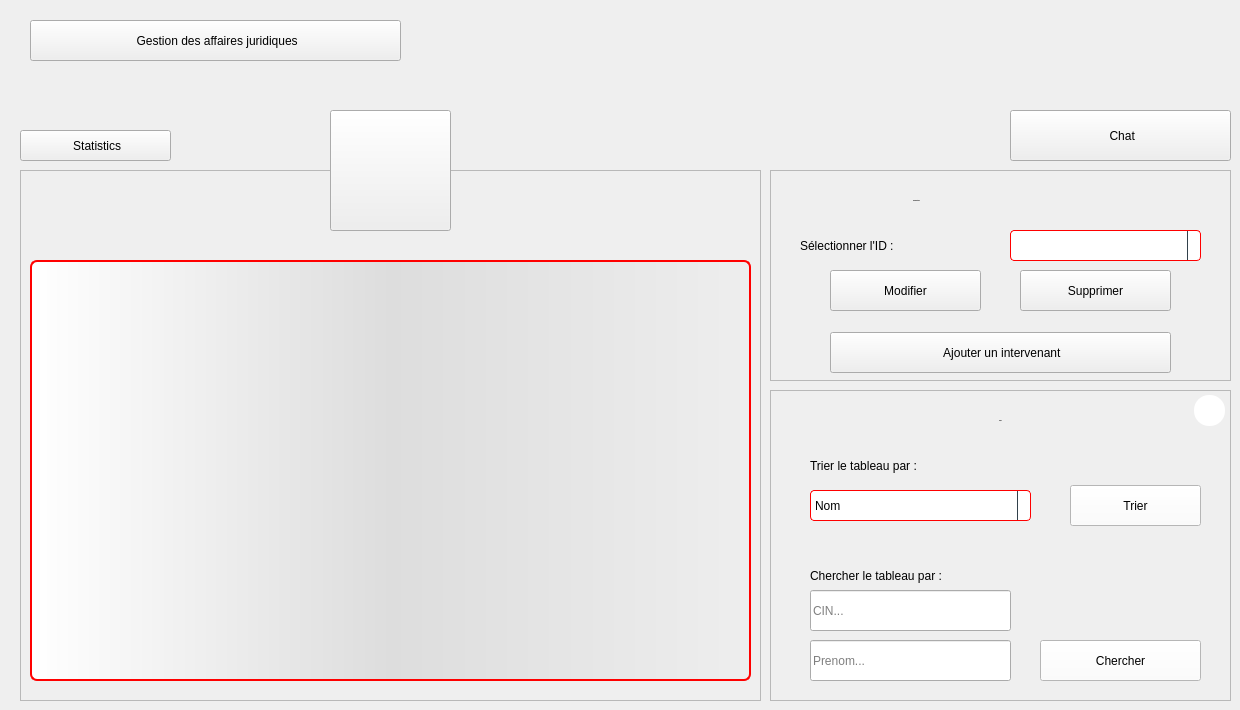
    <widget class="QWidget" name="Intervenants">
     <widget class="QPushButton" name="B_BackToGestions">
      <property name="geometry">
       <rect>
        <x>30</x>
        <y>20</y>
        <width>371</width>
        <height>41</height>
       </rect>
      </property>
      <property name="cursor">
       <cursorShape>PointingHandCursor</cursorShape>
      </property>
      <property name="text">
       <string> Gestion des affaires juridiques</string>
      </property>
      <property name="icon">
       <iconset resource="Recources.qrc">
        <normaloff>:/Recources/Images/back-arrow.png</normaloff>:/Recources/Images/back-arrow.png</iconset>
      </property>
     </widget>
     <widget class="QFrame" name="frame">
      <property name="geometry">
       <rect>
        <x>20</x>
        <y>170</y>
        <width>741</width>
        <height>531</height>
       </rect>
      </property>
      <property name="styleSheet">
       <string notr="true"/>
      </property>
      <property name="frameShape">
       <enum>QFrame::StyledPanel</enum>
      </property>
      <property name="frameShadow">
       <enum>QFrame::Raised</enum>
      </property>
      <widget class="QTableView" name="T_Intervenants">
       <property name="geometry">
        <rect>
         <x>10</x>
         <y>90</y>
         <width>721</width>
         <height>421</height>
        </rect>
       </property>
       <property name="styleSheet">
        <string notr="true">QTableView {border: 2px solid red;text-align: top;padding: 4px;border-radius: 7px;border-bottom-left-radius: 7px;background: QLinearGradient( x1: 0, y1: 0, x2: 1, y2: 0,stop: 0 #fff, stop: 1 #eee,stop: 0.5 #ddd,stop: 1 #eee );width: 15px;selection-background-color:QLinearGradient( x1: 0, y1: 0, x2: 1, y2: 0,stop: 0 #FF0000, stop: 1 #FF5F5F,stop: 0.5 #FEAAAA,stop: 1 #eee);selection-color: black;}
QTableView::item:focus{selection-background-color: red;}
QScrollBar:vertical{ width: 20px; background: none; /* only these sort effect about width ...*/}
QScrollBar::handle:vertical{ border: 3px solid #5E749C;text-align: top;padding: 4px;border-radius: 5px; border-bottom-left-radius: 5px;background: QLinearGradient( x1: 0, y1: 0, x2: 1, y2: 0,stop: 0 #fff, stop: 1 #eee,stop: 0.5 #ddd,stop: 1 #eee ); width: 25px; min-height: 20px; max-height: 25px; /*these sort no effect*/ }
QScrollBar::add-page:vertical {border: 3px solid red;text-align: top;padding: 4px;border-radius: 5px; border-bottom-left-radius: 5px;background:  red; /* adding width: xx px; sorting no effect .. why? */}
QScrollBar::sub-page:vertical {border: 3px solid green;text-align: top;padding: 4px;border-radius: 5px; border-bottom-left-radius: 5px;background:  green; /* adding width: xx px; sorting no effect .. why? */ }</string>
       </property>
       <attribute name="horizontalHeaderCascadingSectionResizes">
        <bool>false</bool>
       </attribute>
       <attribute name="horizontalHeaderDefaultSectionSize">
        <number>115</number>
       </attribute>
      </widget>
     </widget>
     <widget class="QFrame" name="frame_2">
      <property name="geometry">
       <rect>
        <x>770</x>
        <y>170</y>
        <width>461</width>
        <height>211</height>
       </rect>
      </property>
      <property name="styleSheet">
       <string notr="true"/>
      </property>
      <property name="frameShape">
       <enum>QFrame::StyledPanel</enum>
      </property>
      <property name="frameShadow">
       <enum>QFrame::Raised</enum>
      </property>
      <widget class="QLabel" name="L_ConfigIntervenant">
       <property name="geometry">
        <rect>
         <x>143</x>
         <y>0</y>
         <width>171</width>
         <height>61</height>
        </rect>
       </property>
       <property name="font">
        <font>
         <family>century gothic</family>
         <pointsize>-1</pointsize>
         <weight>75</weight>
         <bold>true</bold>
        </font>
       </property>
       <property name="styleSheet">
        <string notr="true">background: transparent;</string>
       </property>
       <property name="text">
        <string>Configuration</string>
       </property>
      </widget>
      <widget class="QLabel" name="L_CB_ID">
       <property name="geometry">
        <rect>
         <x>30</x>
         <y>60</y>
         <width>191</width>
         <height>31</height>
        </rect>
       </property>
       <property name="styleSheet">
        <string notr="true">background: transparent;</string>
       </property>
       <property name="text">
        <string>Sélectionner l'ID :</string>
       </property>
      </widget>
      <widget class="QPushButton" name="B_AjouterIntervenant">
       <property name="geometry">
        <rect>
         <x>60</x>
         <y>162</y>
         <width>341</width>
         <height>41</height>
        </rect>
       </property>
       <property name="cursor">
        <cursorShape>PointingHandCursor</cursorShape>
       </property>
       <property name="text">
        <string> Ajouter un intervenant</string>
       </property>
       <property name="icon">
        <iconset resource="Recources.qrc">
         <normaloff>:/Recources/Images/add.png</normaloff>:/Recources/Images/add.png</iconset>
       </property>
      </widget>
      <widget class="QComboBox" name="CB_IDIntervenant">
       <property name="geometry">
        <rect>
         <x>240</x>
         <y>60</y>
         <width>191</width>
         <height>31</height>
        </rect>
       </property>
       <property name="styleSheet">
        <string notr="true">QComboBox {
  border: 1px solid red;
  border-radius: 4px;
  background: white;
}

QComboBox QAbstractItemView {
  border: 1px solid black;
  border-radius: 0;
  background-color: white;
  selection-background-color:#305068;
}

QComboBox QAbstractItemView:hover {
  background-color: white;
  color: #F0F0F0;
}

QComboBox QAbstractItemView:selected {
  background: #1464A0;
  color: #32414B;
}

QComboBox QAbstractItemView:alternate {
  background: #19232D;
}

QComboBox:disabled {
  background-color: #19232D;
  color: #787878;
}

QComboBox:hover {
  border: 1px solid #148CD2;
}

QComboBox:focus {
  border: 1px solid #1464A0;
}

QComboBox:on {
  selection-background-color: #1464A0;
}

QComboBox::item:checked {
  font-weight: bold;
}

QComboBox::item:selected {
  border: 0px solid transparent;
}

QComboBox::drop-down {
  subcontrol-origin: padding;
  subcontrol-position: top right;
  width: 12px;
  border-left: 1px solid #32414B;
}</string>
       </property>
      </widget>
      <widget class="QPushButton" name="B_ModifierIntervenant">
       <property name="geometry">
        <rect>
         <x>60</x>
         <y>100</y>
         <width>151</width>
         <height>41</height>
        </rect>
       </property>
       <property name="cursor">
        <cursorShape>PointingHandCursor</cursorShape>
       </property>
       <property name="text">
        <string>Modifier</string>
       </property>
       <property name="icon">
        <iconset resource="Recources.qrc">
         <normaloff>:/Recources/Images/edit.png</normaloff>:/Recources/Images/edit.png</iconset>
       </property>
       <property name="iconSize">
        <size>
         <width>23</width>
         <height>23</height>
        </size>
       </property>
      </widget>
      <widget class="QPushButton" name="B_SupprimerIntervenant">
       <property name="geometry">
        <rect>
         <x>250</x>
         <y>100</y>
         <width>151</width>
         <height>41</height>
        </rect>
       </property>
       <property name="cursor">
        <cursorShape>PointingHandCursor</cursorShape>
       </property>
       <property name="text">
        <string>Supprimer</string>
       </property>
       <property name="icon">
        <iconset resource="Recources.qrc">
         <normaloff>:/Recources/Images/trash.png</normaloff>:/Recources/Images/trash.png</iconset>
       </property>
       <property name="iconSize">
        <size>
         <width>23</width>
         <height>23</height>
        </size>
       </property>
      </widget>
     </widget>
     <widget class="QPushButton" name="B_Statistics">
      <property name="geometry">
       <rect>
        <x>20</x>
        <y>130</y>
        <width>151</width>
        <height>31</height>
       </rect>
      </property>
      <property name="cursor">
       <cursorShape>PointingHandCursor</cursorShape>
      </property>
      <property name="text">
       <string> Statistics</string>
      </property>
      <property name="icon">
       <iconset resource="Recources.qrc">
        <normaloff>:/Recources/Images/trend.png</normaloff>:/Recources/Images/trend.png</iconset>
      </property>
      <property name="iconSize">
       <size>
        <width>23</width>
        <height>23</height>
       </size>
      </property>
     </widget>
     <widget class="QToolButton" name="toolButton">
      <property name="geometry">
       <rect>
        <x>330</x>
        <y>110</y>
        <width>121</width>
        <height>121</height>
       </rect>
      </property>
      <property name="text">
       <string/>
      </property>
      <property name="icon">
       <iconset resource="Recources.qrc">
        <normaloff>:/Recources/Images/judge.png</normaloff>:/Recources/Images/judge.png</iconset>
      </property>
      <property name="iconSize">
       <size>
        <width>64</width>
        <height>64</height>
       </size>
      </property>
     </widget>
     <widget class="QFrame" name="frame_10">
      <property name="geometry">
       <rect>
        <x>770</x>
        <y>390</y>
        <width>461</width>
        <height>311</height>
       </rect>
      </property>
      <property name="styleSheet">
       <string notr="true"/>
      </property>
      <property name="frameShape">
       <enum>QFrame::StyledPanel</enum>
      </property>
      <property name="frameShadow">
       <enum>QFrame::Raised</enum>
      </property>
      <widget class="QLabel" name="L_ConfigIntervenant_3">
       <property name="geometry">
        <rect>
         <x>140</x>
         <y>0</y>
         <width>181</width>
         <height>61</height>
        </rect>
       </property>
       <property name="font">
        <font>
         <family>century gothic</family>
         <pointsize>-1</pointsize>
         <weight>75</weight>
         <bold>true</bold>
        </font>
       </property>
       <property name="styleSheet">
        <string notr="true">background: transparent;</string>
       </property>
       <property name="frameShape">
        <enum>QFrame::NoFrame</enum>
       </property>
       <property name="frameShadow">
        <enum>QFrame::Plain</enum>
       </property>
       <property name="text">
        <string>Table</string>
       </property>
       <property name="alignment">
        <set>Qt::AlignCenter</set>
       </property>
      </widget>
      <widget class="QLabel" name="L_CB_Tri">
       <property name="geometry">
        <rect>
         <x>40</x>
         <y>60</y>
         <width>231</width>
         <height>31</height>
        </rect>
       </property>
       <property name="styleSheet">
        <string notr="true">background: transparent;</string>
       </property>
       <property name="text">
        <string>Trier le tableau par :</string>
       </property>
      </widget>
      <widget class="QComboBox" name="CB_TriIntervenant">
       <property name="geometry">
        <rect>
         <x>40</x>
         <y>100</y>
         <width>221</width>
         <height>31</height>
        </rect>
       </property>
       <property name="styleSheet">
        <string notr="true">QComboBox {
  border: 1px solid red;
  border-radius: 4px;
  background: white;
}

QComboBox QAbstractItemView {
  border: 1px solid black;
  border-radius: 0;
  background-color: white;
  selection-background-color:#305068;
}

QComboBox QAbstractItemView:hover {
  background-color: white;
  color: #F0F0F0;
}

QComboBox QAbstractItemView:selected {
  background: #1464A0;
  color: #32414B;
}

QComboBox QAbstractItemView:alternate {
  background: #19232D;
}

QComboBox:disabled {
  background-color: #19232D;
  color: #787878;
}

QComboBox:hover {
  border: 1px solid #148CD2;
}

QComboBox:focus {
  border: 1px solid #1464A0;
}

QComboBox:on {
  selection-background-color: #1464A0;
}

QComboBox::item:checked {
  font-weight: bold;
}

QComboBox::item:selected {
  border: 0px solid transparent;
}

QComboBox::drop-down {
  subcontrol-origin: padding;
  subcontrol-position: top right;
  width: 12px;
  border-left: 1px solid #32414B;
}</string>
       </property>
       <item>
        <property name="text">
         <string>Nom</string>
        </property>
       </item>
       <item>
        <property name="text">
         <string>Prenom</string>
        </property>
       </item>
      </widget>
      <widget class="QPushButton" name="B_Trier">
       <property name="geometry">
        <rect>
         <x>300</x>
         <y>95</y>
         <width>131</width>
         <height>41</height>
        </rect>
       </property>
       <property name="cursor">
        <cursorShape>PointingHandCursor</cursorShape>
       </property>
       <property name="styleSheet">
        <string notr="true">QPushButton {
	background: white;
}

QPushButton:hover {
	background: #BEBEBE;
}</string>
       </property>
       <property name="text">
        <string>Trier</string>
       </property>
       <property name="icon">
        <iconset resource="Recources.qrc">
         <normaloff>:/Recources/Images/ascending-sort.png</normaloff>:/Recources/Images/ascending-sort.png</iconset>
       </property>
       <property name="iconSize">
        <size>
         <width>18</width>
         <height>18</height>
        </size>
       </property>
      </widget>
      <widget class="QLineEdit" name="LE_ChercherNom">
       <property name="geometry">
        <rect>
         <x>40</x>
         <y>200</y>
         <width>201</width>
         <height>41</height>
        </rect>
       </property>
       <property name="placeholderText">
        <string>CIN...</string>
       </property>
      </widget>
      <widget class="QPushButton" name="B_Recherche">
       <property name="geometry">
        <rect>
         <x>270</x>
         <y>250</y>
         <width>161</width>
         <height>41</height>
        </rect>
       </property>
       <property name="cursor">
        <cursorShape>PointingHandCursor</cursorShape>
       </property>
       <property name="styleSheet">
        <string notr="true">QPushButton {
	background: white;
}

QPushButton:hover {
	background: #BEBEBE;
}</string>
       </property>
       <property name="text">
        <string>Chercher</string>
       </property>
       <property name="icon">
        <iconset resource="Recources.qrc">
         <normaloff>:/Recources/Images/search.png</normaloff>:/Recources/Images/search.png</iconset>
       </property>
       <property name="iconSize">
        <size>
         <width>25</width>
         <height>25</height>
        </size>
       </property>
      </widget>
      <widget class="QLabel" name="L_CB_Recherche">
       <property name="geometry">
        <rect>
         <x>40</x>
         <y>170</y>
         <width>271</width>
         <height>31</height>
        </rect>
       </property>
       <property name="styleSheet">
        <string notr="true">background: transparent;</string>
       </property>
       <property name="text">
        <string>Chercher le tableau par :</string>
       </property>
      </widget>
      <widget class="QLineEdit" name="LE_ChercherPrenom">
       <property name="geometry">
        <rect>
         <x>40</x>
         <y>250</y>
         <width>201</width>
         <height>41</height>
        </rect>
       </property>
       <property name="placeholderText">
        <string>Prenom...</string>
       </property>
      </widget>
      <widget class="QPushButton" name="B_ResetTableIntervenant">
       <property name="geometry">
        <rect>
         <x>424</x>
         <y>5</y>
         <width>31</width>
         <height>31</height>
        </rect>
       </property>
       <property name="cursor">
        <cursorShape>PointingHandCursor</cursorShape>
       </property>
       <property name="styleSheet">
        <string notr="true">QPushButton {
	background: white;
	border-radius: 15px;
}

QPushButton:hover {
	background: #BEBEBE;
}</string>
       </property>
       <property name="text">
        <string/>
       </property>
       <property name="icon">
        <iconset resource="Recources.qrc">
         <normaloff>:/Recources/Images/close.png</normaloff>:/Recources/Images/close.png</iconset>
       </property>
      </widget>
     </widget>
     <widget class="QPushButton" name="B_Chat">
      <property name="geometry">
       <rect>
        <x>1010</x>
        <y>110</y>
        <width>221</width>
        <height>51</height>
       </rect>
      </property>
      <property name="cursor">
       <cursorShape>PointingHandCursor</cursorShape>
      </property>
      <property name="text">
       <string> Chat</string>
      </property>
      <property name="icon">
       <iconset resource="Recources.qrc">
        <normaloff>:/Recources/Images/live-chat.png</normaloff>:/Recources/Images/live-chat.png</iconset>
      </property>
      <property name="iconSize">
       <size>
        <width>25</width>
        <height>25</height>
       </size>
      </property>
     </widget>
     <zorder>frame</zorder>
     <zorder>B_BackToGestions</zorder>
     <zorder>frame_2</zorder>
     <zorder>B_Statistics</zorder>
     <zorder>toolButton</zorder>
     <zorder>frame_10</zorder>
     <zorder>B_Chat</zorder>
    </widget>
